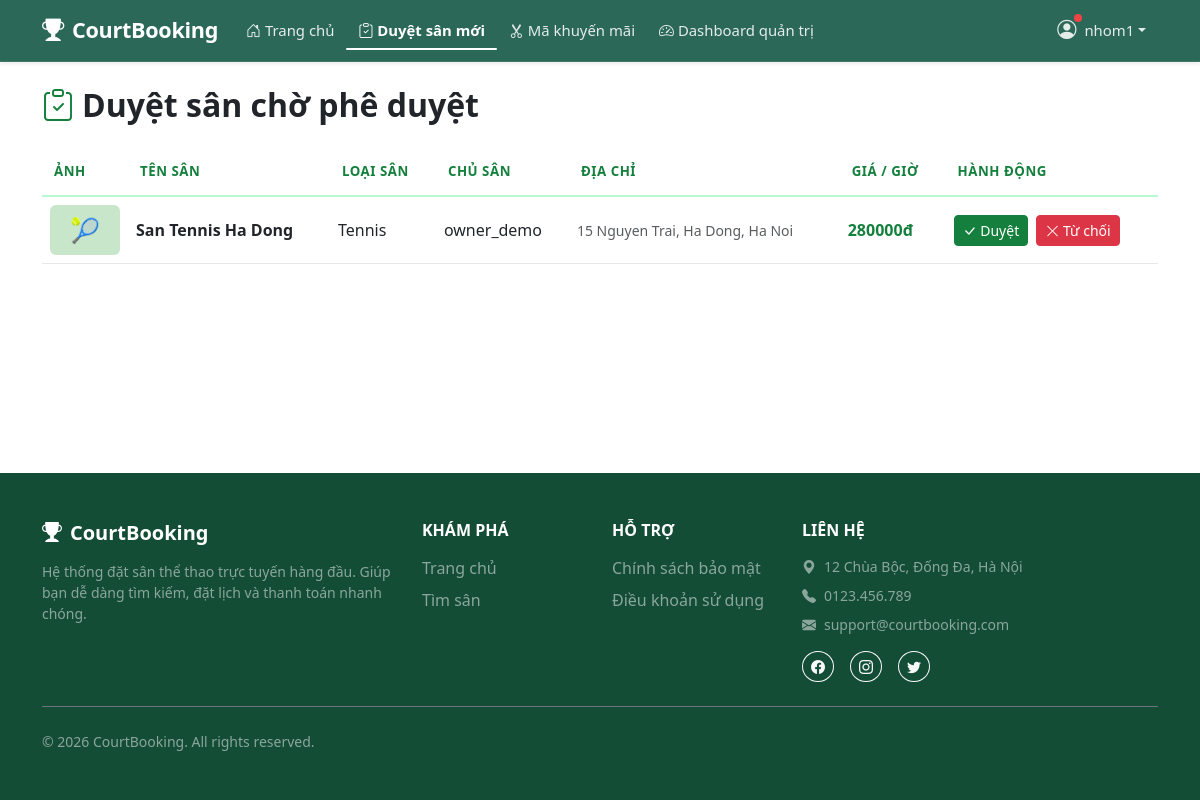
/pending/ (signed in), run on the app's committed database.
### accounts/models.py (models this page shows, shortened)
class User(AbstractUser):
    ROLE_CHOICES = [
        ('guest',  'Khách'),
        ('player', 'Người chơi'),
        ('owner',  'Chủ sân'),
        ('admin',  'Quản trị'),
    ]
    phone = models.CharField(max_length=15, blank=True)
    role  = models.CharField(max_length=10, choices=ROLE_CHOICES, default='player')

### courts/models.py (models this page shows, shortened)
class Court(models.Model):
    COURT_TYPE_CHOICES = [
        ('badminton',  'Cầu lông'),
        ('football',   'Bóng đá'),
        ('pickleball', 'Pickleball'),
        ('basketball', 'Bóng rổ'),
        ('tennis',     'Tennis'),
    ]
    DISTRICT_CHOICES = [
        ('cau_giay',     'Cầu Giấy'),
        ('dong_da',      'Đống Đa'),
        ('hai_ba_trung', 'Hai Bà Trưng'),
        ('hoan_kiem',    'Hoàn Kiếm'),
        ('thanh_xuan',   'Thanh Xuân'),
        ('ha_dong',      'Hà Đông'),
        ('bac_tu_liem',  'Bắc Từ Liêm'),
        ('nam_tu_liem',  'Nam Từ Liêm'),
        ('khac',         'Khác'),
    ]
    name           = models.CharField(max_length=200, verbose_name='Tên sân')
    court_type     = models.CharField(max_length=20, choices=COURT_TYPE_CHOICES, verbose_name='Loại sân')
    address        = models.CharField(max_length=300, verbose_name='Địa chỉ')
    district       = models.CharField(max_length=20, choices=DISTRICT_CHOICES, default='khac',
                                      blank=True, verbose_name='Quận/Huyện')
    description    = models.TextField(blank=True, verbose_name='Mô tả')
    price_per_hour = models.DecimalField(max_digits=10, decimal_places=0, verbose_name='Giá thuê/giờ (VNĐ)')
    image          = models.ImageField(upload_to='courts/', blank=True, null=True, verbose_name='Ảnh sân')
    is_active      = models.BooleanField(default=True, verbose_name='Đang hoạt động')
    owner          = models.ForeignKey(
        settings.AUTH_USER_MODEL,
        on_delete=models.SET_NULL,
        null=True,
        blank=True,
        related_name='owned_courts',
        verbose_name='Chủ sân',
    )
    created_at     = models.DateTimeField(auto_now_add=True, verbose_name='Ngày tạo')
    class Meta:
        ordering = ['-created_at']
        verbose_name = 'Sân'
        verbose_name_plural = 'Danh sách sân'

### courts/views.py (the view)
# urls.py: path('pending/', views.court_pending_list, name='court_pending_list'),
def court_pending_list(request):
    if request.session.get('role') != 'admin':
        return redirect('accounts:login')
    pending_qs  = Court.objects.filter(is_active=False).order_by('-id')
    paginator   = Paginator(pending_qs, 10)
    page_number = request.GET.get('page')
    page_obj    = paginator.get_page(page_number)
    return render(request, 'courts/court_pending_list.html', {'page_obj': page_obj})

### courts/templates/courts/court_pending_list.html (shortened to what this page needs)
{% extends 'base.html' %}
{% load humanize %}
{% block content %}
<div class="container my-4">
    <h2 class="fw-bold mb-4">
        <i class="bi bi-clipboard-check me-2 text-success"></i>Duyệt sân chờ phê duyệt
    </h2>
    {% if page_obj %}
        <div class="table-responsive">
            <table class="table table-cb align-middle">
                <thead>
                    <tr>
                        <th style="width:80px;">Ảnh</th>
                        <th>Tên sân</th>
                        <th>Loại sân</th>
                        <th>Chủ sân</th>
                        <th>Địa chỉ</th>
                        <th>Giá / giờ</th>
                        <th>Hành động</th>
                    </tr>
                </thead>
                <tbody>
                    {% for court in page_obj %}
                    <tr>
                        <td>
                            {% if court.image %}
                                <img src="{{ court.image.url }}"
                                     alt="{{ court.name }}"
                                     style="width:70px; height:50px; object-fit:cover; border-radius:6px;">
                            {% else %}
                                <div class="d-flex align-items-center justify-content-center"
                                     style="width:70px; height:50px; background:#c8e6c9; border-radius:6px; font-size:24px;">
                                    {% if court.court_type == 'badminton' %}🏸
                                    {% elif court.court_type == 'football' %}⚽
                                    {% elif court.court_type == 'pickleball' %}🏓
                                    {% elif court.court_type == 'basketball' %}🏀
                                    {% elif court.court_type == 'tennis' %}🎾
                                    {% else %}🏟️{% endif %}
                                </div>
                            {% endif %}
                        </td>
                        <td class="fw-semibold">{{ court.name }}</td>
                        <td>{{ court.get_court_type_display }}</td>
                        <td>{{ court.owner.username|default:"(không có chủ)" }}</td>
                        <td class="text-muted small">{{ court.address }}</td>
                        <td class="text-success fw-semibold">{{ court.price_per_hour|intcomma }}đ</td>
                        <td>
                            <form method="POST"
                                  action="{% url 'courts:court_approve' court.pk %}"
                                  class="d-inline">
                                <button type="submit" class="btn btn-success btn-sm me-1">
                                    <i class="bi bi-check-lg"></i> Duyệt
                                </button>
                            </form>
                            <a href="{% url 'courts:court_reject' court.pk %}"
                               class="btn btn-danger btn-sm">
                                <i class="bi bi-x-lg"></i> Từ chối
                            </a>
                        </td>
                    </tr>
                    {% endfor %}
                </tbody>
            </table>
        </div>
    {% else %}
        {% include 'partials/empty_state.html' with icon='bi-clipboard-check' title='Không có sân chờ duyệt' description='Tất cả sân đã được xử lý. Không còn sân nào đang chờ phê duyệt.' %}
    {% endif %}
</div>
{% endblock %}

### templates/partials/header.html (shortened to what this page needs)
<nav class="navbar navbar-expand-lg navbar-dark shadow-sm sticky-top" style="background-color: rgba(6, 78, 59, 0.85) !important; backdrop-filter: blur(12px); -webkit-backdrop-filter: blur(12px); border-bottom: 1px solid rgba(255, 255, 255, 0.1);">
    <div class="container">
        <a class="navbar-brand fw-bold d-flex align-items-center" href="{% url 'courts:court_list' %}">
            <i class="bi bi-trophy-fill me-2" style="font-size: 1.4rem;"></i>
            CourtBooking
        </a>
        <div class="collapse navbar-collapse" id="navbarMain">
            <ul class="navbar-nav me-auto mb-2 mb-lg-0">
                <li class="nav-item">
                    <a class="nav-link {% if request.resolver_match.view_name == 'courts:court_list' %}active-link{% endif %}" href="{% url 'courts:court_list' %}">
                        <i class="bi bi-house-door me-1"></i>Trang chủ
                    </a>
                </li>
                {% if user.is_authenticated %}
                    {% if request.session.role == 'admin' %}
                    <li class="nav-item">
                        <a class="nav-link {% if request.resolver_match.view_name == 'courts:court_pending_list' %}active-link{% endif %}" href="{% url 'courts:court_pending_list' %}">
                            <i class="bi bi-clipboard-check me-1"></i>Duyệt sân mới
                        </a>
                    </li>
                    <li class="nav-item">
                        <a class="nav-link {% if request.resolver_match.view_name == 'promotions:promotion_list' %}active-link{% endif %}" href="{% url 'promotions:promotion_list' %}">
                            <i class="bi bi-scissors me-1"></i>Mã khuyến mãi
                        </a>
                    </li>
                    <li class="nav-item">
                        <a class="nav-link {% if request.resolver_match.view_name == 'dashboard:index' %}active-link{% endif %}" href="{% url 'dashboard:index' %}">
                            <i class="bi bi-speedometer2 me-1"></i>Dashboard quản trị
                        </a>
                    </li>
                    {% endif %}
                {% endif %}
            </ul>
            <ul class="navbar-nav ms-auto mb-2 mb-lg-0">
                {% if user.is_authenticated %}
                    <li class="nav-item dropdown">
                        <a class="nav-link dropdown-toggle d-flex align-items-center"
                           href="#" role="button"
                           data-bs-toggle="dropdown" aria-expanded="false">
                            <span class="position-relative d-inline-block me-1">
                                <i class="bi bi-person-circle" style="font-size: 1.2rem;"></i>
                                <span class="notify-dot"></span>
                            </span>
                            {{ user.username }}
                        </a>
                    </li>
                {% endif %}
            </ul>
        </div>
    </div>
</nav>

### static/css/style.css (style rules this page uses)
:root { --primary: #15803d; --primary-dark: #0f6030; --primary-light: #dcfce7; --primary-muted: rgba(21, 128, 61, 0.06); --text-muted: #6b7280; --border: #e5e7eb; --shadow-sm: 0 1px 3px rgba(0,0,0,.08), 0 1px 2px rgba(0,0,0,.05); --shadow-md: 0 4px 12px rgba(0,0,0,.12), 0 2px 6px rgba(0,0,0,.07); --shadow-hover: 0 8px 24px rgba(0,0,0,.14), 0 4px 8px rgba(0,0,0,.08); --radius-card: 14px; --radius-img: 12px 12px 0 0; }
.card, .btn, a { transition: all 0.2s ease; }
.navbar { background-color: var(--primary) !important; box-shadow: 0 2px 8px rgba(0,0,0,.15); }
.navbar-brand { font-size: 1.35rem; letter-spacing: -.3px; }
.navbar .nav-link { color: rgba(255,255,255,.88) !important; font-size: .93rem; padding-left: .75rem !important; padding-right: .75rem !important; }
.table-cb thead { background-color: var(--primary-light); }
.table-cb thead th { font-weight: 600; font-size: .83rem; text-transform: uppercase; letter-spacing: .04em; color: var(--primary); border-bottom: 2px solid #bbf7d0; padding: .85rem .75rem; }
.table-cb tbody td { vertical-align: middle; border-color: var(--border); }
.btn-success, .btn-outline-success:hover { background-color: var(--primary); border-color: var(--primary); }
.text-success { color: var(--primary) !important; }
html { scroll-behavior: smooth; }
body { animation: pageFadeIn 0.4s ease-out; }
.navbar { transition: box-shadow 0.25s ease !important; }
.btn { transition: transform 0.15s ease, box-shadow 0.15s ease, background-color 0.2s ease, border-color 0.2s ease !important; }
.notify-dot { position: absolute; top: -2px; right: -2px; width: 8px; height: 8px; background-color: #ef4444; border-radius: 50%; animation: pulseDot 2s cubic-bezier(0.4, 0, 0.6, 1) infinite; }
.navbar-nav .nav-link { position: relative; transition: all 0.3s ease-in-out !important; display: inline-flex !important; align-items: center; }
.navbar-nav .nav-link i { margin-right: 0.25rem !important; transition: margin-right 0.3s ease-in-out !important; }
.navbar-nav .nav-link.active-link { color: #ffffff !important; font-weight: 700; }
.navbar-nav .nav-link.active-link::after { content: ''; position: absolute; bottom: 0px; left: 0; width: 100%; height: 2px; background-color: #ffffff; border-radius: 2px; transition: width 0.3s ease-in-out; }

### data on the page
User: username "nhom1"
Court: name "San Tennis Ha Dong", court_type "Tennis", owner.username "owner_demo", address "15 Nguyen Trai, Ha Dong, Ha Noi", price_per_hour "280000"
